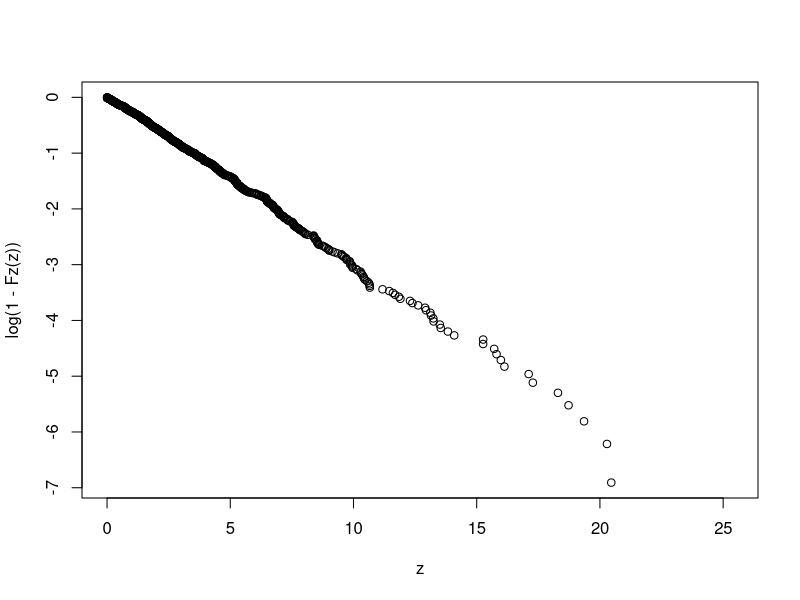
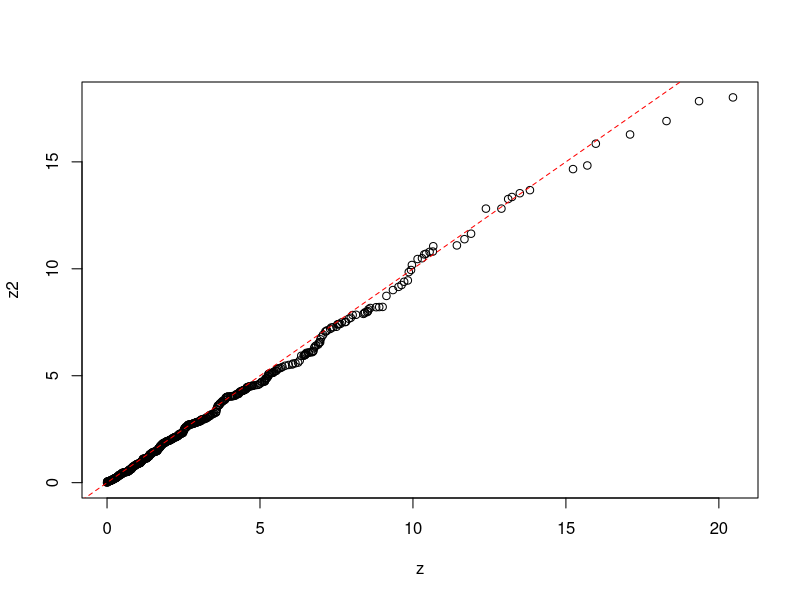
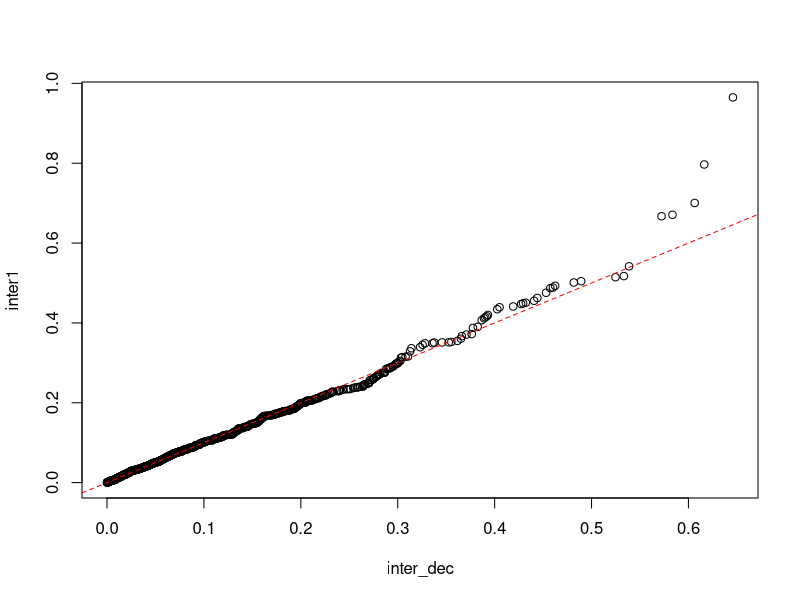
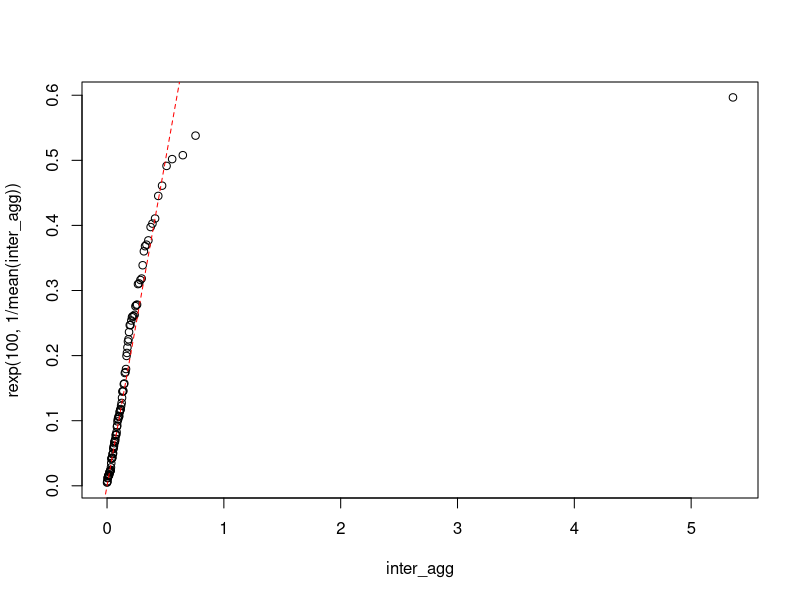
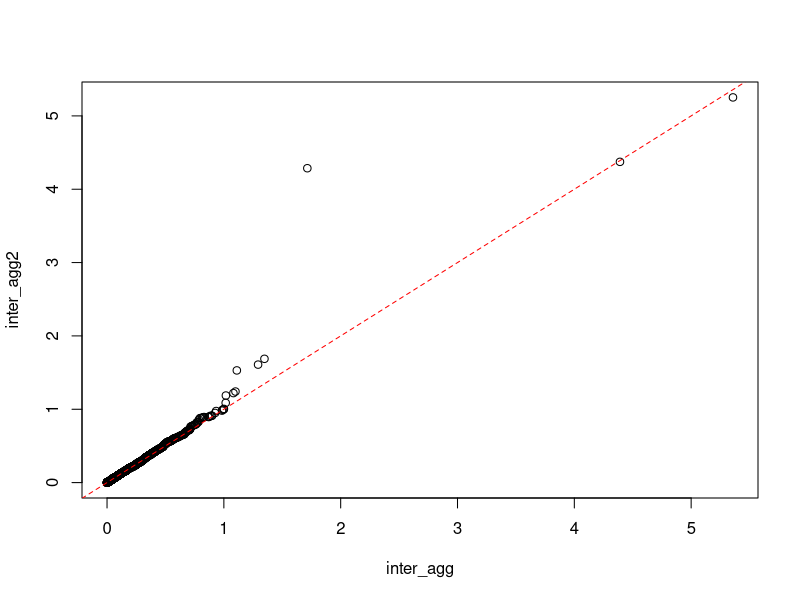

Write R code to recreate these figures, in order.
## Lab 3 (24/10/2023)
# Laura Belizón Merchán - 100452273
# Jorge Lázaro Ruiz     - 100452172
## Checkpoint 1

x <- rexp(1000, 1/5)
y <- rexp(1000, 1/10)
z <- pmin(x, y)

# Analyze the properties and distribution of the new random variable Z

 # Plot the logarithm of the survival function.

Fz <- ecdf(z)
plot(z, log(1-Fz(z)))

 # Estimate the λ parameter with a linear regression,
 # and compare the result against the expected value.

logCCDF <- log(1 - Fz(z))
z <- z[is.finite(logCCDF)]
logCCDF <- logCCDF[is.finite(logCCDF)]

fit <- lm(logCCDF ~ z)
summary(fit)

  # λ is -Estimate(z), we expected λ_1 + λ_2 = 0.3
  # The estimation was accurate

 # Estimate Pr(X<Y) with the generated samples.
 # Hint: it is related to the number of times a value from X is chosen instead
 # of a value of Y when generating Z∼min{X,Y}

xIsMin = 0
for (i in 1:length(z))
  if (z[i] == x[i]) {
    xIsMin = xIsMin + 1
  }
prob_xIsMin = xIsMin / 999

 # Confirm that Z does not have memory, by taking those samples larger than the
 # median, substracting the median from this subset of values, and then
 # characterizing the resulting distribution (with graphical tools).

z2 <- z[z>median(z)] - median(z)
qqplot(z, z2)
abline(0, 1, lty=2, col="red")


## Checkpoint 2

 # Merge two independent Poisson processes of rate 10 and 5 following a similar
 # procedure to the one above. What is the approx. number of elements of the
 # resulting vector? Why?

lambda1 <- 10
inter1 <- rexp(1000, lambda1)
times1 <- cumsum(inter1)

lambda2 <- 5
inter2 <- rexp(1000, lambda2)
times2 <- cumsum(inter2)

times1 <- times1[times1 < max(times2)]
times2 <- times2[times2 < max(times1)]
times_agg <- sort(c(times1, times2))
inter_agg <- diff(times_agg)

length(inter_agg)

  # We expected 1500 because one of the Poisson processes has half the rate
  # of the other one.

 # Sample the vector obtained above so that the resulting vector is of rate 10,
 # and compare it vs. the original arrival process at rate 10.

prob <- 2/3
times_dec <- subset(times_agg, runif(length(times_agg)) < prob)
inter_dec <- diff(times_dec)
qqplot(inter_dec, inter1)
abline(0, 1, lty=2, col="red")

## Checkpoint 3
# A switch connects 64 Voice over IP (VoIP) phones. The time between frames
# generated by a VoIP phone can be modeled with a random variable uniformly
# distributed between 8 and 12 ms. Analyze the frame generation process when
# all phones are active. To this aim:
  
 # Generate a vector that emulates the total arrival process from the 64 active phones.

phones <- matrix(0, nrow = 64, ncol = 100)

for (i in 1:64) {
  phones[i, ] <- cumsum(runif(100, 8, 12))
}

 # Analyze the interarrival times of the generated vector,

phones_agg <- sort(phones)
inter_agg <- diff(phones_agg)

 # and compare it vs. an exponential distribution.

qqplot(inter_agg, rexp(100, 1/mean(inter_agg)))
abline(0, 1, lty = 2, col="red")


 # Check whether it has memory.

inter_agg2 <- inter_agg[inter_agg>median(inter_agg)] - median(inter_agg)
qqplot(inter_agg, inter_agg2)
abline(0, 1, lty=2, col="red")

  # It has memory because the slope of the linear regression doesn't match anymore.

 # Is this a Poisson process? Why? 

  # Yes, because the slope still matches.

 # What is the total arrival rate?

1/mean(phones_agg)

